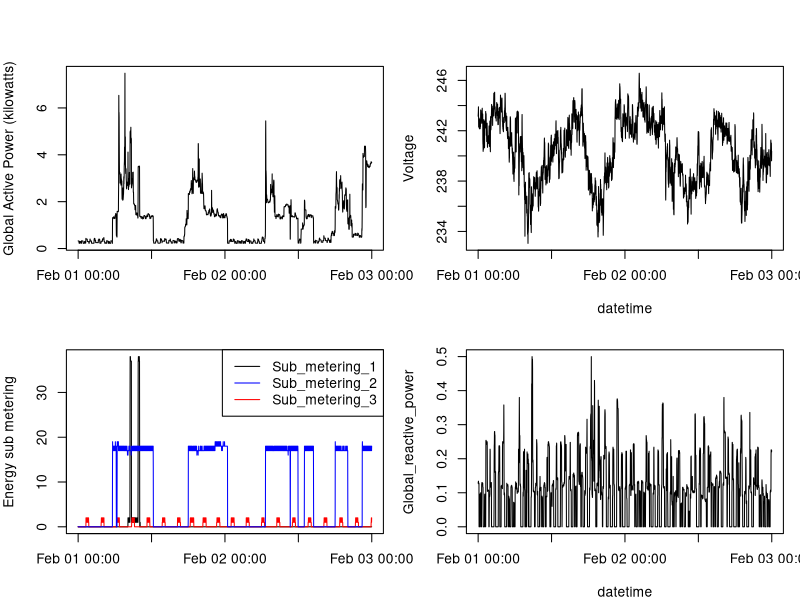

Generate this figure with R:
setwd("~/ExData_Plotting1")
Data <-read.csv("Electric power consumption.csv",sep = ",",na.strings="?",
                header = TRUE, stringsAsFactors=FALSE)

Data$DateTime <- strptime(Data$DateTime, "%Y-%m-%d %H:%M:%S")

png(filename = "plot4.png", width = 480, height = 480, units = "px")

par (mfrow = c(2,2), mar = c(4,4,2,1), oma = c(0,0,2,0))
with(Data,{
    plot(Data$DateTime,Data$Global_active_power,type="l", xlab="", ylab="Global Active Power (kilowatts)")
    
    plot(DateTime, Voltage, xlab="datetime", ylab="Voltage", type="l")
    
    plot(Data$DateTime, Data$Sub_metering_1, type="l", xlab="", ylab="Energy sub metering")
    lines(Data$DateTime, Data$Sub_metering_2, type="l", col="red")
    lines(Data$DateTime, Data$Sub_metering_3, type="l", col="blue")
    legend("topright", lty=1, lwd=1, col=c("black","blue","red"), 
           legend=c("Sub_metering_1", "Sub_metering_2", "Sub_metering_3"))
    
    plot(DateTime, Global_reactive_power, xlab="datetime", ylab="Global_reactive_power", type="l") 
    
})
dev.off()
